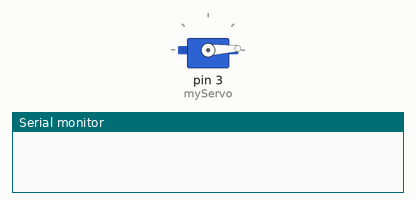
Bench run of a sketch on a simulated Arduino Uno, built with avr-gcc and run on an emulated ATmega328P. Shown: servo, the last lines printed to the serial monitor.

Above: at 0.05 s.
At 1.55 s:
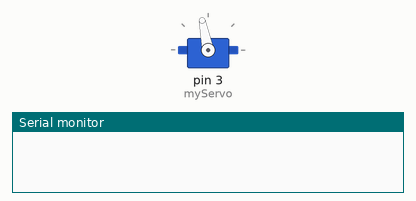
At 3.1 s:
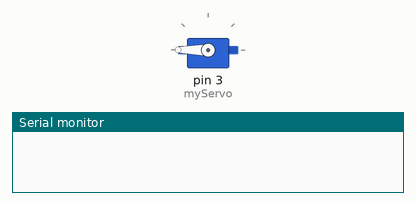
At 6.15 s:
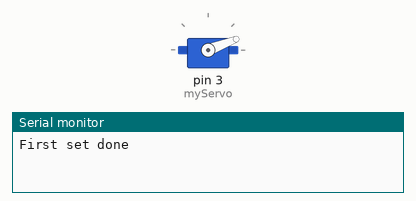
Timing chart, 0 to 9.7 s (numbered marks = the images above):
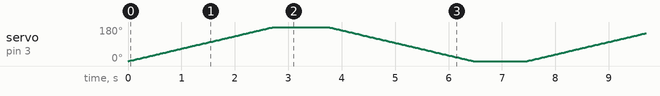

The sketch:

servoSweep.ino
```cpp
#include <Servo.h>  // Include the Servo library

Servo myServo;      // Create a servo object to control the SG90

void setup() {
  // Attach the servo to digital pin 3
  myServo.attach(3);
  Serial.begin(9600);
}

void loop() {
  // Sweep from 0° to 180°
  for (int angle = 0; angle <= 180; angle++) {
    myServo.write(angle);  // Set the servo position
    delay(15);             // Wait 15ms for the servo to reach the position
  }
  delay(1000);
  Serial.println("First set done");

  // Sweep back from 180° to 0°
  for (int angle = 180; angle >= 0; angle--) {
    myServo.write(angle);  // Set the servo position
    delay(15);             // Wait 15ms for the servo to reach the position
  }
  delay(1000);
  Serial.println("Second set done");
}
```
